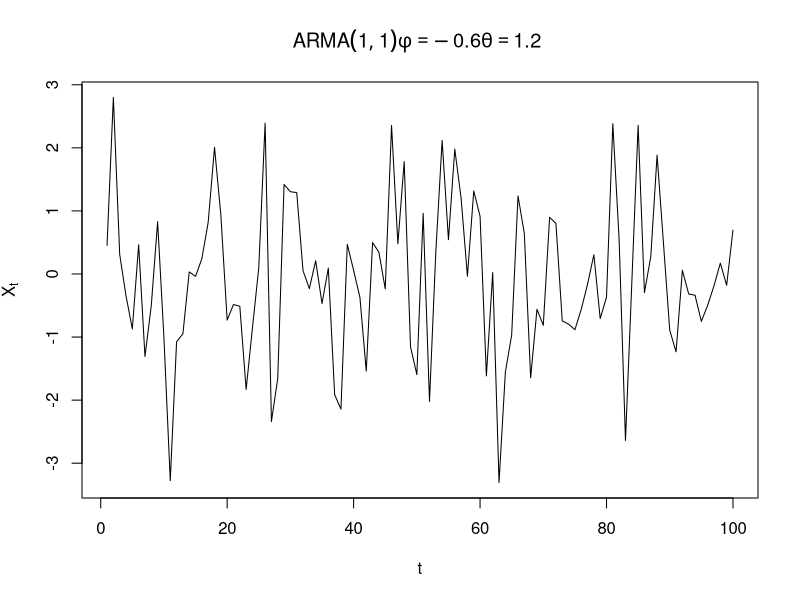
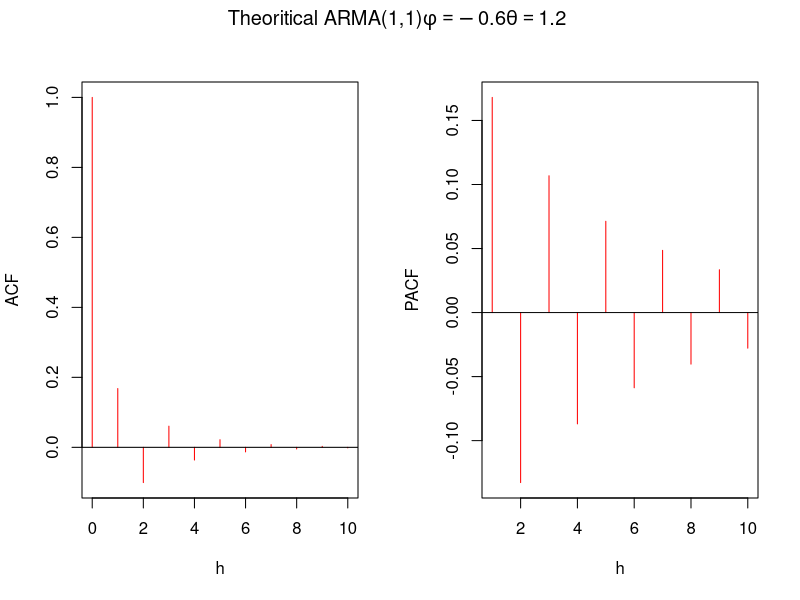
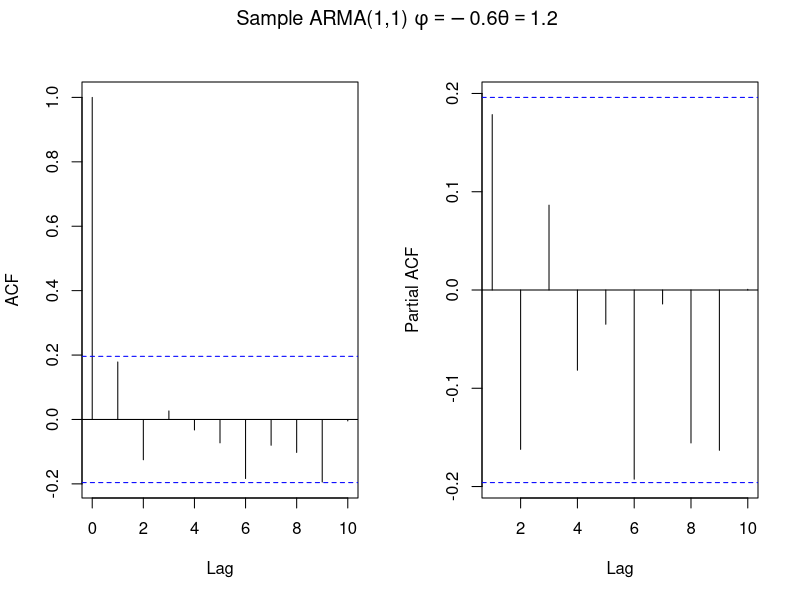
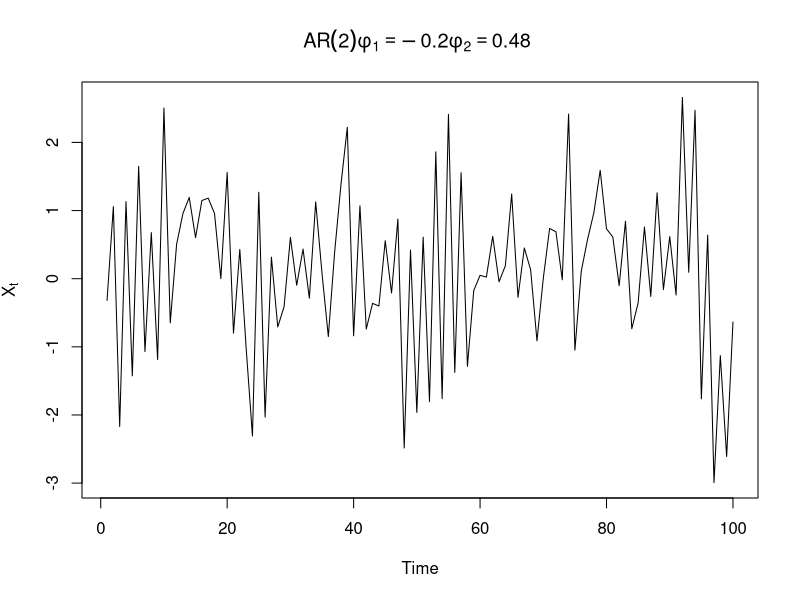
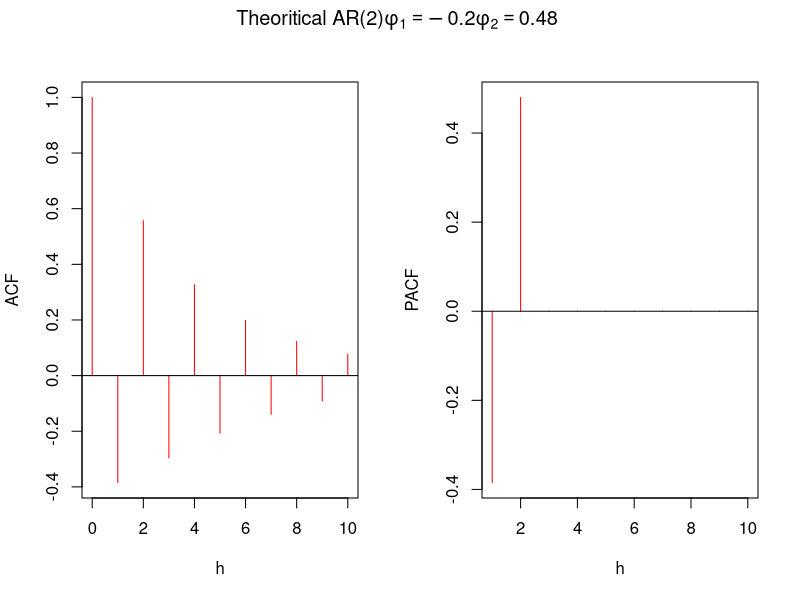
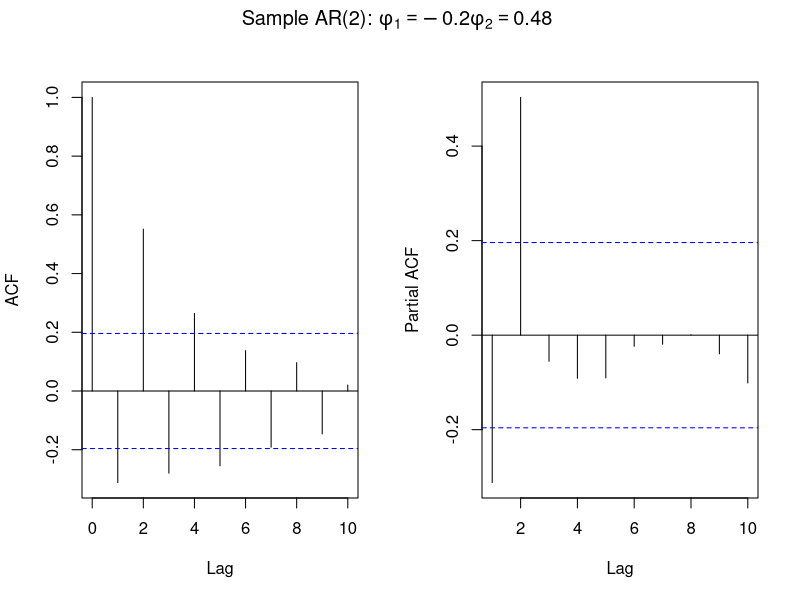

The R script that drew these images, in order:
## ---- chunk 1
knitr::opts_chunk$set(echo = TRUE)
## ---- chunk 2
#Assigns model 1 to arima simulation with phi  -.6 and theta = 1.2
model1 <- arima.sim(n = 100,model = list(ar = -0.6,ma = 1.2)) 
plot(model1, xlab = "t",ylab = expression(X[t]),main = expression(paste(ARMA(1,1),phi == -0.6,theta == 1.2,sep = " "))) #Plots time series 
## ---- chunk 3
#Computes and outputs ACF and PACF values
acf_model1 = ARMAacf(ar = -0.6,ma = 1.2,pacf = FALSE,lag.max = 10)
pacf_model1 = ARMAacf(ar = -0.6,ma = 1.2,pacf = TRUE,lag.max = 10)
acf_model1
pacf_model1

# Plot
graph <- par(mfrow = c(1,2)) #Combines plots
# Plots ACF 
plot(x = 0:10,y = acf_model1,type = "h",col = "red",ylab = "ACF",xlab = "h")
abline(h = 0)
#Plots PACF from h = 0 
plot(x = 1:10,y = pacf_model1,type = "h",col = "red",ylab = "PACF",xlab = "h")
abline(h = 0)
title(expression(paste("Theoritical ARMA(1,1)",phi == -0.6,theta == 1.2,sep = " ")),
line = -1, outer=TRUE)
#Plots ACF and PACF on one graph
par(graph)

## ---- chunk 4
#Combines plots
graph <- par(mfrow = c(1,2)) 
# Plots sample ACF
acf(model1,lag.max = 10,main = "")
# #Plots PACF from h = 0 
pacf(model1,lag.max = 10,main = "")
title(expression(paste("Sample ARMA(1,1) ",phi == -0.6,theta == 1.2,sep = " ")),
line = -1, outer=TRUE)
#Plots sample ACF and PACF on one graph
par(graph)
## ---- chunk 5
#Assigns model 2 to arima simulation with phi(1) = -0.2 and phi(2) = 0.48
model2 <- arima.sim(n = 100,model = list(ar = c(-0.2,0.48)))
#Plots time series for model 2
plot(model2, xlab = "Time",ylab = expression(X[t]),main = expression(paste(AR(2),phi [1] == -0.2, phi [2] == 0.48,sep = " "))) 
## ---- chunk 6
#Computes and outputs ACF and PACF values of Model 2
acf_model2 = ARMAacf(ar = c(-0.2, 0.48), pacf = FALSE,lag.max = 10)
pacf_model2 = ARMAacf(ar = c(-0.2, 0.48), pacf = TRUE,lag.max = 10)
acf_model2
pacf_model2

# Plot
graph <- par(mfrow = c(1,2)) #Combines plots
# Plots ACF 
plot(x = 0:10,y = acf_model2,type = "h",col = "red",ylab = "ACF",xlab = "h")
abline(h = 0)
#Plots PACF from h = 0 
plot(x = 1:10,y = pacf_model2,type = "h",col = "red",ylab = "PACF",xlab = "h") 
abline(h = 0)
title(expression(paste("Theoritical AR(2)",phi [1] == -0.2, phi[2] == 0.48,sep = " ")),
line = -1, outer=TRUE)
#Plots ACF and PACF on one graph
par(graph)
## ---- chunk 7
graph <- par(mfrow = c(1,2)) #Combines plots
# Plots sample ACF
acf(model2,lag.max = 10,main = "")
# #Plots PACF from h = 0 
pacf(model2,lag.max = 10,main = "")
title(expression(paste("Sample AR(2): ",phi [1] == -0.2, phi [2] == 0.48,sep = " ")),
line = -1, outer=TRUE)
#Plots sample ACF and PACF on one graph
par(graph)
